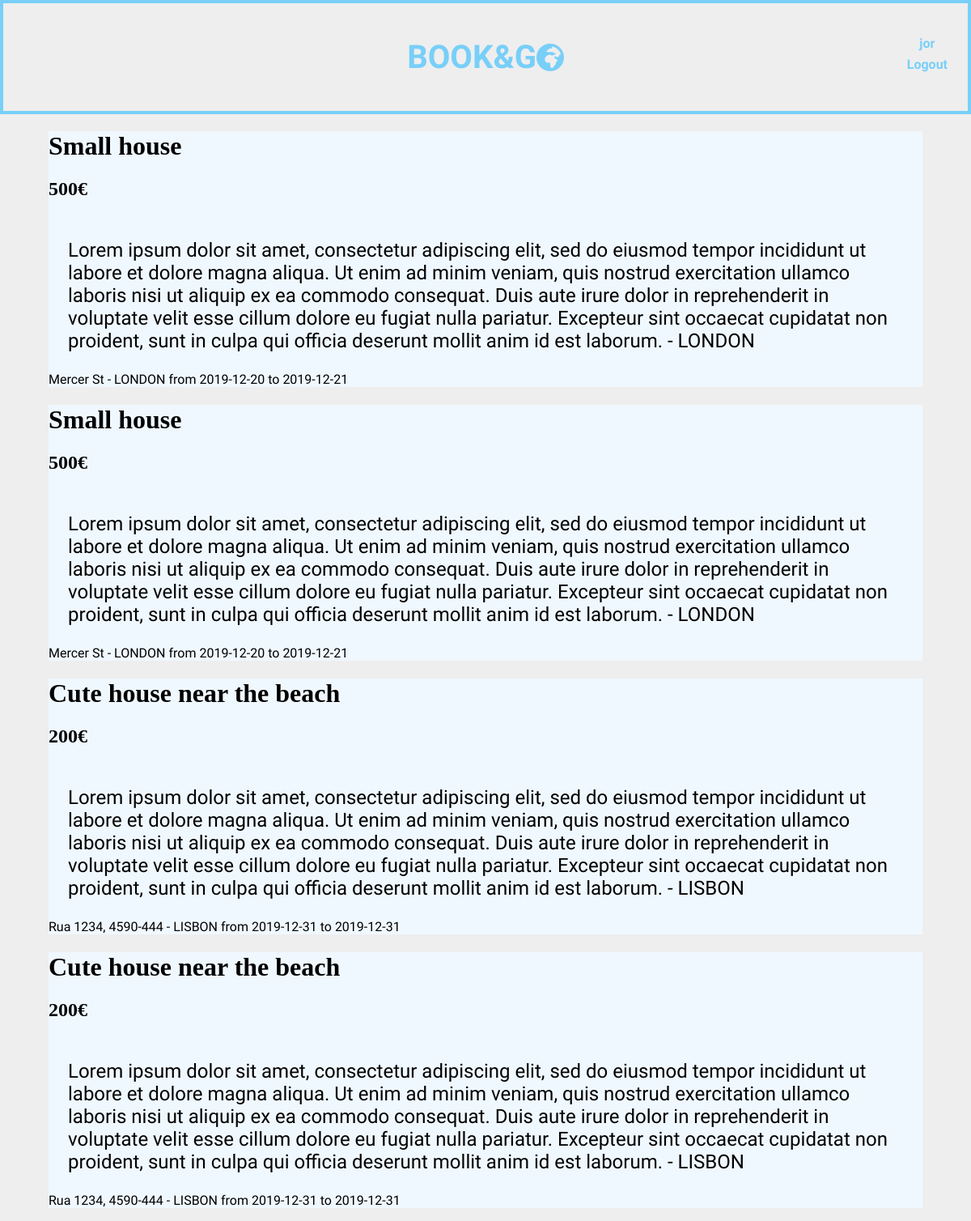
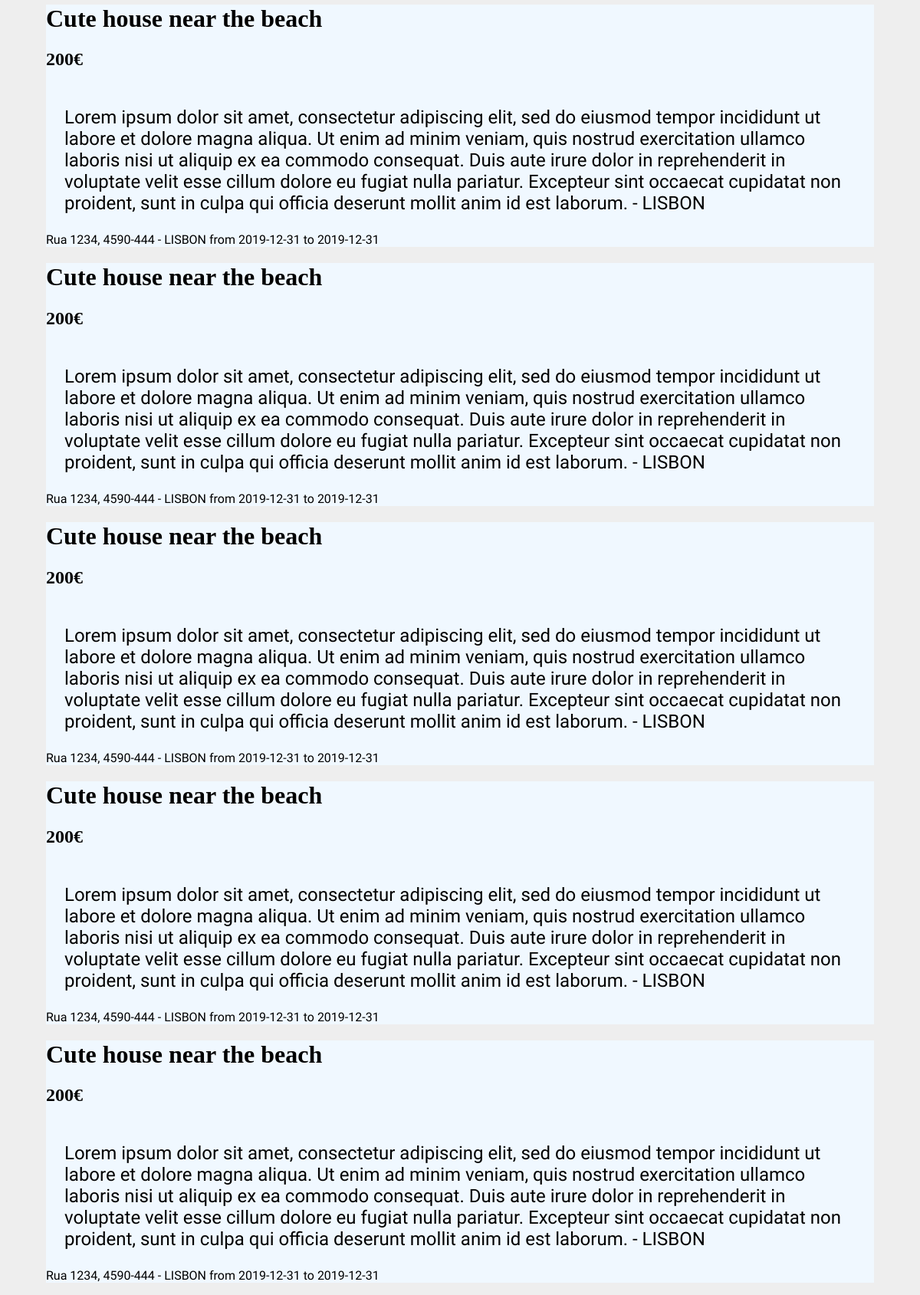
The app's page /user/reservations.php (signed in, upper part) with its own data (2 pictures, top to bottom).
### tables this page shows
CREATE TABLE reservation (
	id INTEGER PRIMARY KEY AUTOINCREMENT,
	idplace INTEGER REFERENCES place,
	idusr INTEGER REFERENCES user,
	checkindate DATE NOT NULL,
	checkoutdate DATE NOT NULL
);

CREATE TABLE place (
	id INTEGER PRIMARY KEY AUTOINCREMENT NOT NULL,
	title VARCHAR NOT NULL,
	price INTEGER NOT NULL,
	description VARCHAR,
	idusr INTEGER REFERENCES user,
	address VARCHAR,
	city VARCHAR
);

### database/db_house.php (called while the page is built, shortened)
<?php
    include_once('db_user.php');
    function searchHouseReserved($username){
        $id = getUserId($username);
        $db = Database::instance()->db();
        $stmt = $db->prepare('SELECT * FROM reservation join place on reservation.idplace=place.id WHERE reservation.idusr = ?');
        $stmt->execute(array($id));
        return $stmt->fetchAll();
    }
?>

### database/db_user.php (called while the page is built, shortened)
<?php
    function getUserID($username){
      $db = Database::instance()->db();
      $stmt = $db->prepare('SELECT * FROM user WHERE username = ?');
      $stmt->execute(array($username));
      $usr= $stmt->fetch();
      return $usr['id'];
    }
?>

### templates/draw_place.php (the view, shortened to what this page needs)
<?php
include_once('../database/db_house.php');
        ?>
<?php
    function draw_place_reserved($house){
        ?>
    <div id="house_full">
        <h1 id="tit"><?=$house['title']?></h1>
        <h2 id="pri"><?=$house['price']?>€</h2>
        <p id="desc"><?=$house['description']?> - <?=$house['city']?></p>
        <p id="desc"><?=$house['address']?> - <?=$house['city']?> from <?=$house['checkindate']?> to <?=$house['checkoutdate']?></p>
    </div>
<?php
    }
?>

### templates/draw_header.php (shortened to what this page needs)
<?php
function draw_header($username){
    ?>
    <!doctype html>
<html>
    <head>
        <link rel="stylesheet" href="../css/style.css">
        <link rel="stylesheet" href="https://use.fontawesome.com/releases/v5.3.1/css/all.css">
    </head>
    <body>
        <header>
        <h1><a href="../index.php">BOOK&G<i class="fas fa-globe-africa fa-sm"></i></a></h1>
        <?php if($username!=NULL){ ?>
            <h2 id="index_login"><a href="../pages/user.php"><?=$username?></a></h2>
            <h2 id="index_signup"><a href="../actions/logout_action.php">Logout</a></h2>
        <?php } ?>
        </header>
<?php
}
?>

### user/reservations.php (shortened to what this page needs)
<?php
include_once('../templates/draw_header.php');
draw_header($_SESSION['username']);
include_once('../database/db_house.php');
include_once("../templates/draw_place.php");
include_once('../database/db_user.php');
$pl = searchHouseReserved($_SESSION['username']);
foreach($pl as $place){
    draw_place_reserved($place);
}
include_once('../templates/draw_footer.php');
draw_footer(NULL);
?>

### templates/draw_footer.php (shortened to what this page needs)
<?php
function draw_footer($username){
    ?>
    <!doctype html>
</body>
<?php
}
?>

### css/style.css (style rules this page uses)
body { max-width: 80em; margin: 0 auto; --bg-color: #EEE; --panel-color: #FFF; --main-color: rgb(120, 207, 248); --dark-color: #333; --light-color: #CCC; --serif-font: 'Merriweather'; --sans-font: 'Open Sans Condensed'; background-color: var(--bg-color); background-image: url("https://images.wallpaperscraft.com/image/night_city_top_view_city_lights_119636_3840x2160.jpg") ; background-size: cover; }
a { color: var(--main-color); text-decoration: none; }
body > header { display: grid; border: 0.3em solid var(--main-color); grid-template-columns: 0.2fr 3fr 0.2fr; grid-auto-rows: 1fr 1fr ; grid-template-areas: ". hd login" ". hd signup"; margin: 0 0 1em 0; padding: 1em; font-size: 1em; text-align: center; color: var(--dark-color); }
body > header h1 { grid-area: hd; font-size: 2.5em; }
body > header h2#index_login { margin-top: 1.5em; margin-bottom: 0; grid-area: login; font-size: 1em; }
body > header h2#index_signup { margin: 0; grid-area: signup; font-size: 1em; }
body > header { font-family: 'McLaren', cursive; }
p:last-child { margin: 0; grid-column-start: 2; }
p:first-of-type { padding: 1em; margin-bottom: 0; font-size: 1.5rem; }
p { font-family: 'ZCOOL XiaoWei', serif; }
#house_full { width: 90%; margin: auto; background-color: aliceblue; }

### records on screen
reservation: idplace.title "Small house", idplace.price "500", idplace.description "Lorem ipsum dolor sit amet, consectetur adipiscing elit, sed do eiusmod tempor incididunt ut labore et dolore magna aliqua. Ut enim ad minim veniam, quis nostrud exercitation ullamco laboris nisi ut aliquip ex ea commodo consequat. Duis aute irure dolor in reprehenderit in voluptate velit esse cillum dolore eu fugiat nulla pariatur. Excepteur sint occaecat cupidatat non proident, sunt in culpa qui officia deserunt mollit anim id est laborum.", idplace.city "LONDON", idplace.address "Mercer St", checkindate "2019-12-20", checkoutdate "2019-12-21"
reservation: idplace.title "Small house", idplace.price "500", idplace.description "Lorem ipsum dolor sit amet, consectetur adipiscing elit, sed do eiusmod tempor incididunt ut labore et dolore magna aliqua. Ut enim ad minim veniam, quis nostrud exercitation ullamco laboris nisi ut aliquip ex ea commodo consequat. Duis aute irure dolor in reprehenderit in voluptate velit esse cillum dolore eu fugiat nulla pariatur. Excepteur sint occaecat cupidatat non proident, sunt in culpa qui officia deserunt mollit anim id est laborum.", idplace.city "LONDON", idplace.address "Mercer St", checkindate "2019-12-20", checkoutdate "2019-12-21"
reservation: idplace.title "Cute house near the beach", idplace.price "200", idplace.description "Lorem ipsum dolor sit amet, consectetur adipiscing elit, sed do eiusmod tempor incididunt ut labore et dolore magna aliqua. Ut enim ad minim veniam, quis nostrud exercitation ullamco laboris nisi ut aliquip ex ea commodo consequat. Duis aute irure dolor in reprehenderit in voluptate velit esse cillum dolore eu fugiat nulla pariatur. Excepteur sint occaecat cupidatat non proident, sunt in culpa qui officia deserunt mollit anim id est laborum.", idplace.city "LISBON", idplace.address "Rua 1234, 4590-444", checkindate "2019-12-31", checkoutdate "2019-12-31"
reservation: idplace.title "Cute house near the beach", idplace.price "200", idplace.description "Lorem ipsum dolor sit amet, consectetur adipiscing elit, sed do eiusmod tempor incididunt ut labore et dolore magna aliqua. Ut enim ad minim veniam, quis nostrud exercitation ullamco laboris nisi ut aliquip ex ea commodo consequat. Duis aute irure dolor in reprehenderit in voluptate velit esse cillum dolore eu fugiat nulla pariatur. Excepteur sint occaecat cupidatat non proident, sunt in culpa qui officia deserunt mollit anim id est laborum.", idplace.city "LISBON", idplace.address "Rua 1234, 4590-444", checkindate "2019-12-31", checkoutdate "2019-12-31"
reservation: idplace.title "Cute house near the beach", idplace.price "200", idplace.description "Lorem ipsum dolor sit amet, consectetur adipiscing elit, sed do eiusmod tempor incididunt ut labore et dolore magna aliqua. Ut enim ad minim veniam, quis nostrud exercitation ullamco laboris nisi ut aliquip ex ea commodo consequat. Duis aute irure dolor in reprehenderit in voluptate velit esse cillum dolore eu fugiat nulla pariatur. Excepteur sint occaecat cupidatat non proident, sunt in culpa qui officia deserunt mollit anim id est laborum.", idplace.city "LISBON", idplace.address "Rua 1234, 4590-444", checkindate "2019-12-31", checkoutdate "2019-12-31"
reservation: idplace.title "Cute house near the beach", idplace.price "200", idplace.description "Lorem ipsum dolor sit amet, consectetur adipiscing elit, sed do eiusmod tempor incididunt ut labore et dolore magna aliqua. Ut enim ad minim veniam, quis nostrud exercitation ullamco laboris nisi ut aliquip ex ea commodo consequat. Duis aute irure dolor in reprehenderit in voluptate velit esse cillum dolore eu fugiat nulla pariatur. Excepteur sint occaecat cupidatat non proident, sunt in culpa qui officia deserunt mollit anim id est laborum.", idplace.city "LISBON", idplace.address "Rua 1234, 4590-444", checkindate "2019-12-31", checkoutdate "2019-12-31"
reservation: idplace.title "Cute house near the beach", idplace.price "200", idplace.description "Lorem ipsum dolor sit amet, consectetur adipiscing elit, sed do eiusmod tempor incididunt ut labore et dolore magna aliqua. Ut enim ad minim veniam, quis nostrud exercitation ullamco laboris nisi ut aliquip ex ea commodo consequat. Duis aute irure dolor in reprehenderit in voluptate velit esse cillum dolore eu fugiat nulla pariatur. Excepteur sint occaecat cupidatat non proident, sunt in culpa qui officia deserunt mollit anim id est laborum.", idplace.city "LISBON", idplace.address "Rua 1234, 4590-444", checkindate "2019-12-31", checkoutdate "2019-12-31"
reservation: idplace.title "Cute house near the beach", idplace.price "200", idplace.description "Lorem ipsum dolor sit amet, consectetur adipiscing elit, sed do eiusmod tempor incididunt ut labore et dolore magna aliqua. Ut enim ad minim veniam, quis nostrud exercitation ullamco laboris nisi ut aliquip ex ea commodo consequat. Duis aute irure dolor in reprehenderit in voluptate velit esse cillum dolore eu fugiat nulla pariatur. Excepteur sint occaecat cupidatat non proident, sunt in culpa qui officia deserunt mollit anim id est laborum.", idplace.city "LISBON", idplace.address "Rua 1234, 4590-444", checkindate "2019-12-31", checkoutdate "2019-12-31"
reservation: idplace.title "Cute house near the beach", idplace.price "200", idplace.description "Lorem ipsum dolor sit amet, consectetur adipiscing elit, sed do eiusmod tempor incididunt ut labore et dolore magna aliqua. Ut enim ad minim veniam, quis nostrud exercitation ullamco laboris nisi ut aliquip ex ea commodo consequat. Duis aute irure dolor in reprehenderit in voluptate velit esse cillum dolore eu fugiat nulla pariatur. Excepteur sint occaecat cupidatat non proident, sunt in culpa qui officia deserunt mollit anim id est laborum.", idplace.city "LISBON", idplace.address "Rua 1234, 4590-444", checkindate "2019-12-31", checkoutdate "2019-12-31"

### other values on screen
$username "jor"
